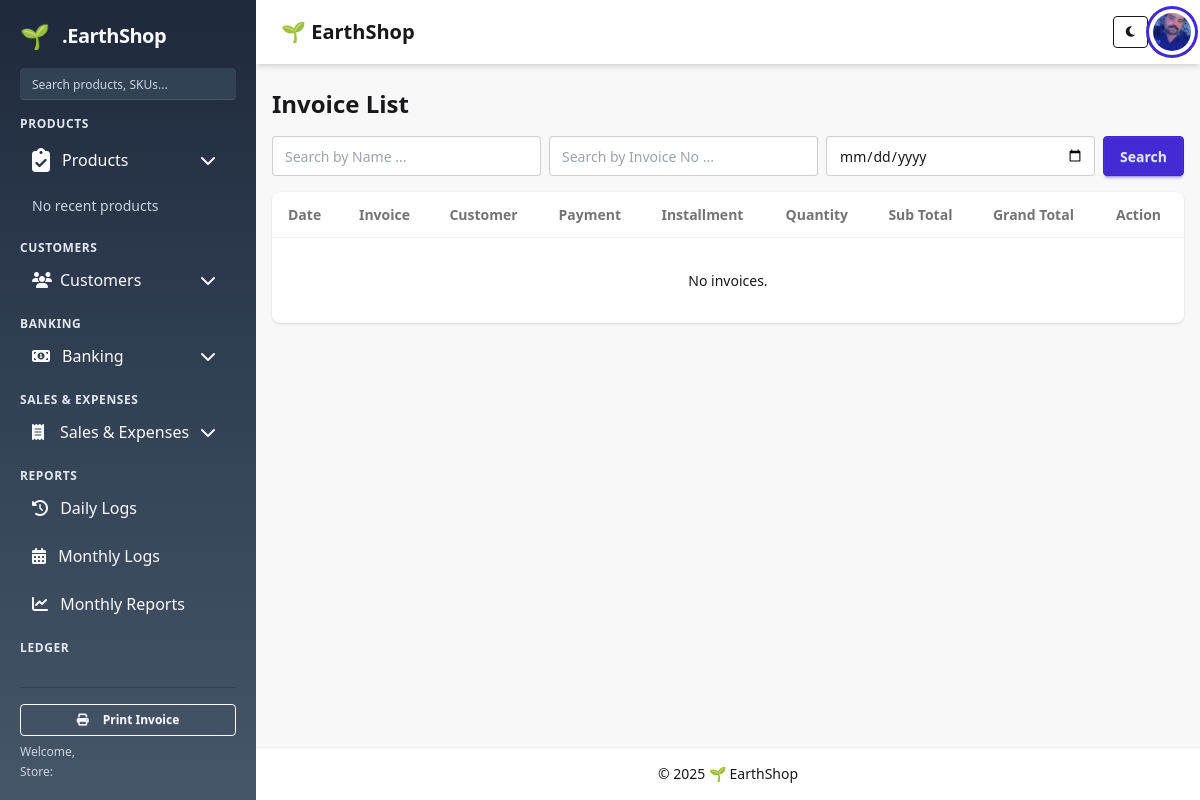
The app's page /sales/list/, older data.
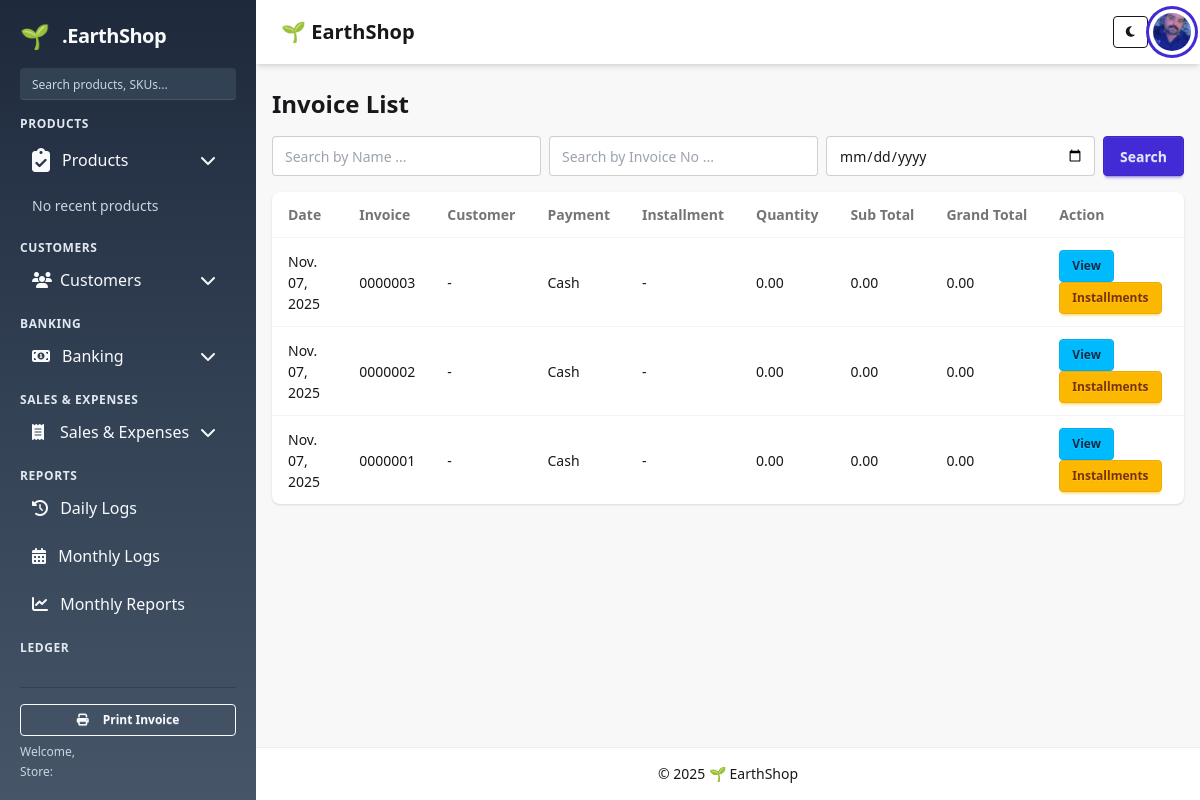
The same page, newer data.
### sales/models.py (models this page shows, shortened)
class Invoice(models.Model):
    PAYMENT_CASH = 'Cash'
    PAYMENT_INSTALLMENT = 'Installment'
    PAYMENT_CHECK = 'Check'
    PAYMENT_TYPES = (
        (PAYMENT_CASH, 'Cash'),
        (PAYMENT_INSTALLMENT, 'Installment'),
        (PAYMENT_CHECK, 'Check'),
    )
    customer = models.ForeignKey(
        'customers.Customer', related_name='invoices',
        blank=True, null=True, on_delete=models.SET_NULL
    )
    payment_type = models.CharField(max_length=32, choices=PAYMENT_TYPES, default=PAYMENT_CASH)
    bank_details = models.ForeignKey(
        'banking.Bank', related_name='invoice_payments',
        blank=True, null=True, on_delete=models.SET_NULL
    )
    total_quantity = models.DecimalField(max_digits=12, decimal_places=2, default=0)
    sub_total = models.DecimalField(max_digits=20, decimal_places=2, default=0)
    discount = models.DecimalField(max_digits=20, decimal_places=2, default=0)
    shipping = models.DecimalField(max_digits=20, decimal_places=2, default=0)
    grand_total = models.DecimalField(max_digits=20, decimal_places=2, default=0)
    paid_amount = models.DecimalField(max_digits=20, decimal_places=2, default=0)
    remaining_payment = models.DecimalField(max_digits=20, decimal_places=2, default=0)
    cash_payment = models.DecimalField(max_digits=20, decimal_places=2, default=0)
    cash_returned = models.DecimalField(max_digits=20, decimal_places=2, default=0)
    date = models.DateField(default=timezone.now)
    created_at = models.DateTimeField(auto_now_add=True)
    class Meta:
        ordering = ['-date', '-id']
    def __str__(self):
        return str(self.id).zfill(7)

### sales/views.py (the view)
# urls.py: path('list/', views.invoice_list, name='invoice_list'),
def invoice_list(request):
    qs = Invoice.objects.select_related('customer').all().order_by('-date', '-id')
    q_name = request.GET.get('q_name')
    q_invoice = request.GET.get('q_invoice')
    q_date = request.GET.get('q_date')
    if q_name:
        qs = qs.filter(customer__name__icontains=q_name)
    if q_invoice:
        qs = qs.filter(id=int(q_invoice.lstrip('0') or 0))
    if q_date:
        qs = qs.filter(date=q_date)
    paginator = Paginator(qs, 20)
    page = request.GET.get('page')
    invoices = paginator.get_page(page)
    return render(request, 'sales/invoice_list.html', {
        'invoices': invoices
    })

### templates/sales/invoice_list.html (shortened to what this page needs)
{% extends "base.html" %}
{% block content %}
<h2 class="text-2xl font-bold mb-4">Invoice List</h2>
<form method="get" class="mb-4 flex gap-2">
  <input name="q_name" placeholder="Search by Name ..." class="input input-bordered" value="{{ request.GET.q_name }}">
  <input name="q_invoice" placeholder="Search by Invoice No ..." class="input input-bordered" value="{{ request.GET.q_invoice }}">
  <input name="q_date" type="date" class="input input-bordered" value="{{ request.GET.q_date }}">
  <button class="btn btn-primary">Search</button>
</form>
<div class="card bg-base-100 shadow">
  <div class="overflow-x-auto">
    <table class="table w-full">
      <thead>
        <tr>
          <th>Date</th><th>Invoice</th><th>Customer</th><th>Payment</th><th>Installment</th><th>Quantity</th><th>Sub Total</th><th>Grand Total</th><th>Action</th>
        </tr>
      </thead>
      <tbody>
        {% for inv in invoices %}
        <tr>
          <td>{{ inv.date|date:"M. d, Y" }}</td>
          <td>{{ inv }}</td>
          <td>
  {% if inv.customer %}
    {{ inv.customer.name }}
  {% else %}
    -
  {% endif %}
</td>
          <td>{{ inv.payment_type }}</td>
          <td>
            {% if inv.has_installment %}
              <span class="text-green-600">✔</span>
            {% else %}
              -
            {% endif %}
          </td>
          <td>{{ inv.total_quantity }}</td>
          <td>{{ inv.sub_total }}</td>
          <td>{{ inv.grand_total }}</td>
          <td>
            <a class="btn btn-sm btn-info" href="{% url 'sales:invoice_detail' inv.id %}">View</a>
            <a class="btn btn-sm btn-warning" href="{% url 'sales:installment_list' inv.id %}">Installments</a>
          </td>
        </tr>
        {% empty %}
        <tr><td colspan="9" class="text-center py-8">No invoices.</td></tr>
        {% endfor %}
      </tbody>
    </table>
  </div>
</div>
{% endblock %}

### templates/base.html (shortened to what this page needs)
{% load static %}
<!DOCTYPE html>
<html lang="en" data-theme="cupcake" >
<head>
    <link href="{% static 'css/output.css' %}" rel="stylesheet">
    <link href="https://cdnjs.cloudflare.com/ajax/libs/font-awesome/6.5.1/css/all.min.css" rel="stylesheet">
</head>
<body class="min-h-screen bg-base-200">
    <div class="drawer lg:drawer-open">
        <div class="drawer-content flex flex-col">
            <div class="navbar bg-base-100 shadow-md sticky top-0 z-10">
                <div class="flex-1">
                    <a href="/" class="btn btn-ghost text-xl font-bold  transition delay-150 duration-300 ease-in-out hover:-translate-y-1 hover:scale-110 hover:bg-indigo-500">🌱 EarthShop</a>
                </div>
                <div class="flex-none gap-2 items-center">
                    <button id="themeToggle" class="btn btn-outline btn-sm" title="Toggle theme">
                        <i class="fa-solid fa-moon"></i>
                    </button>
                    <div class="dropdown dropdown-end">
                        <label tabindex="0" class="btn btn-circle avatar">
                            <div class="w-52 rounded-full ring ring-primary ring-offset-4 ring-offset-base-100" >
                              <abbr title="Heyy Boss 👑 Are You Enjoying Your Day ">  <img src="{% static 'images/earthshop.jpeg' %}" alt="User Avatar" class="rounded-full" />  </abbr>
                            </div>
                        </label>
                    </div>
                </div>
            </div>
            <main class="container mx-auto py-6 px-4 flex-grow">
                {% block content %}{% endblock %}
            </main>
            <footer class="footer footer-center bg-base-100 text-base-content/70 py-4 border-t border-base-300">
                <p>&copy; {{ year|default:2025 }} 🌱 EarthShop</p>
            </footer>
        </div>
<div class="drawer lg:drawer-open">
  <div class="drawer-side">
    <aside class="w-64 lg:w-42 h-screen bg-gradient-to-b from-slate-800 via-slate-700 to-slate-600 text-slate-50 shadow-xl p-5 flex flex-col">
      <div class="flex items-center justify-between mb-4">
        <a href="/" class="flex items-center gap-3">
          <span class="text-2xl">🌱</span>
          <span class="text-xl font-bold tracking-tight">.EarthShop</span>
        </a>
      </div>
      <div class="mb-4">
        <input id="sidebar-search"
               type="search"
               placeholder="Search products, SKUs..."
               class="w-full input input-sm bg-slate-700 text-slate-50 placeholder-slate-300 border-0 focus:ring-2 focus:ring-sky-400"
               oninput="filterSidebarProducts(this.value)">
      </div>
      <nav id="sidebar-scroll"
           class="flex-1 overflow-y-auto pr-2 space-y-4 scrollbar-thin scrollbar-thumb-slate-600 scrollbar-track-slate-800">
        <div class="space-y-2">
          <h3 class="text-xs text-slate-200 font-semibold uppercase tracking-wider mb-1">Products</h3>
<details>
            <summary class="flex items-center justify-between px-3 py-2 rounded-md cursor-pointer hover:bg-slate-700">
              <div class="flex items-center gap-3">
                <i class='fas fa-clipboard-check' style='font-size:24px'></i>
                <span class="font-medium">Products</span>
              </div>
              <i class="fa-solid fa-chevron-down transition-transform group-open:rotate-180"></i>
            </summary>
          </details>
          <div>
            <ul id="product-list" class="space-y-1">
              {% for p in recent_products %}
              <li class="product-item" data-name="{{ p.name|lower }} {{ p.sku|lower }}">
                <a href="{% url 'products:detail' p.pk %}" class="flex items-center justify-between px-3 py-2 rounded-md hover:bg-slate-700">
                  <div class="flex items-center gap-3">
                    <img src="{{ p.thumbnail_url }}" alt="{{ p.name }}" class="w-8 h-8 rounded object-cover">
                    <div>
                      <div class="text-sm font-medium">{{ p.name }}</div>
                      <div class="text-xs opacity-70">{{ p.sku }}</div>
                    </div>
                  </div>
                  <div class="text-sm">
                    <span class="badge badge-sm">{{ p.stock }}</span>
                  </div>
                </a>
              </li>
              {% empty %}
              <li class="px-3 py-2 text-sm text-slate-300">No recent products</li>
              {% endfor %}
            </ul>
          </div>
        </div>
        <div>
          <h3 class="text-xs text-slate-200 font-semibold uppercase tracking-wider mb-1">Customers</h3>
          <details class="group rounded-md">
            <summary class="flex items-center justify-between px-3 py-2 rounded-md cursor-pointer hover:bg-slate-700">
              <div class="flex items-center gap-3">
                <i class="fa-solid fa-users w-4"></i>
                <span class="font-medium">Customers</span>
              </div>
              <i class="fa-solid fa-chevron-down transition-transform group-open:rotate-180"></i>
            </summary>
          </details>
        </div>
         <div>
          <h3 class="text-xs text-slate-200 font-semibold uppercase tracking-wider mb-1">Banking</h3>
          <details class="group rounded-md">
            <summary class="flex items-center justify-between px-3 py-2 rounded-md cursor-pointer hover:bg-slate-700">
              <div class="flex items-center gap-3">
                </i>  <i class="fa fa-money-bill-alt"></i>
                <span class="font-medium">Banking</span>
              </div>
              <i class="fa-solid fa-chevron-down transition-transform group-open:rotate-180"></i>
            </summary>
          </details>
        </div>
        <div>
          <h3 class="text-xs text-slate-200 font-semibold uppercase tracking-wider mb-1">Sales & Expenses</h3>
          <details class="group rounded-md">
            <summary class="flex items-center justify-between px-3 py-2 rounded-md cursor-pointer hover:bg-slate-700">
              <div class="flex items-center gap-3">
                <i class="fa-solid fa-receipt w-4"></i>
                <span class="font-medium">Sales & Expenses</span>
              </div>
              <i class="fa-solid fa-chevron-down transition-transform group-open:rotate-180"></i>
            </summary>
          </details>
        </div>
        <div>
          <h3 class="text-xs text-slate-200 font-semibold uppercase tracking-wider mb-1">Reports</h3>
          <ul class="grid gap-2">
            <li><a href="{% url 'logs:daily' %}" class="block px-3 py-2 rounded-md hover:bg-slate-700"><i class="fa-solid fa-clock-rotate-left mr-2"></i> Daily Logs</a></li>
            <li><a href="{% url 'logs:monthly' %}" class="block px-3 py-2 rounded-md hover:bg-slate-700"><i class="fa-solid fa-calendar-days mr-2"></i> Monthly Logs</a></li>
            <li><a href="{% url 'reports:monthly' %}" class="block px-3 py-2 rounded-md hover:bg-slate-700"><i class="fa-solid fa-chart-line mr-2"></i> Monthly Reports</a></li>
          </ul>
        </div>
        <div>
          <h3 class="text-xs text-slate-200 font-semibold uppercase tracking-wider mb-1">Ledger</h3>
          <a href="{% url 'ledger:index' %}" class="block px-3 py-2 rounded-md hover:bg-slate-700"> Ledger</a>
        </div>
      </nav>
      <div class="mt-4 pt-4 border-t border-slate-700">
        <div class="flex gap-2 mb-2">
          <a href="{% url 'sales:create_invoice' %}" class="btn btn-sm btn-outline w-full">
            <i class="fa-solid fa-print mr-2"></i> Print Invoice
          </a>
          <button class="btn btn-sm btn-ghost w-full" onclick="backupNow()">
          </button>
        </div>
        <div class="text-xs text-slate-300">
          <div>Welcome, </div>
          <div class="mt-1">Store: </div>
        </div>
      </div>
    </aside>
  </div>
</div>
</body>
</html>

### templates/base.html (style rules this page uses)
.scrollbar-thin { scrollbar-width: thin; }

Row changes from the older to the newer data that the page shows:
added Invoice: date "Nov. 07, 2025", id "0000003", payment_type "Cash", total_quantity "0.00", sub_total "0.00", grand_total "0.00"
added Invoice: date "Nov. 07, 2025", id "0000002", payment_type "Cash", total_quantity "0.00", sub_total "0.00", grand_total "0.00"
added Invoice: date "Nov. 07, 2025", id "0000001", payment_type "Cash", total_quantity "0.00", sub_total "0.00", grand_total "0.00"
Text that changed along with them:
text no longer shown: "No invoices."
